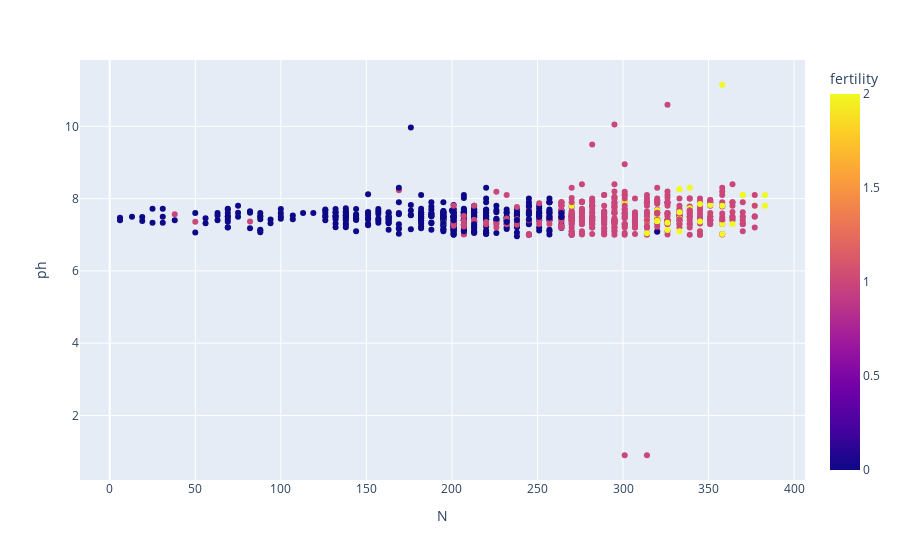

Notebook cell for this chart:
### Markdown cell above
# Analyze using plotly

### Code cell
# scatter plot N vs ph

fig = px.scatter(data, x='N', y='ph', color='fertility')
fig.show()
fig.write_image('scatterplot_N_vs_ph.jpg')

### Figure 1 — Plotly figure (JSON) as saved in the notebook; plotly's stock layout.template omitted (floating-point values rounded to 4 significant figures; data arrays with more than 128 entries replaced by an {"elided": "..."} marker saying what was removed)
{"data": [{"hovertemplate": "N=%{x}<br>ph=%{y}<br>fertility=%{marker.color}<extra></extra>", "legendgroup": "", "marker": {"color": {"elided": "880 int values"}, "coloraxis": "coloraxis", "symbol": "circle"}, "mode": "markers", "name": "", "orientation": "v", "showlegend": false, "type": "scatter", "x": {"elided": "880 int values"}, "xaxis": "x", "y": {"elided": "880 float values"}, "yaxis": "y"}], "layout": {"autosize": true, "coloraxis": {"colorbar": {"title": {"text": "fertility"}}, "colorscale": [[0, "#0d0887"], [0.1111, "#46039f"], [0.2222, "#7201a8"], [0.3333, "#9c179e"], [0.4444, "#bd3786"], [0.5556, "#d8576b"], [0.6667, "#ed7953"], [0.7778, "#fb9f3a"], [0.8889, "#fdca26"], [1, "#f0f921"]]}, "legend": {"tracegroupgap": 0}, "margin": {"t": 60}, "xaxis": {"anchor": "y", "autorange": true, "domain": [0, 1], "range": [-17.5, 406.5], "title": {"text": "N"}, "type": "linear"}, "yaxis": {"anchor": "x", "autorange": true, "domain": [0, 1], "range": [0.1064, 11.94], "title": {"text": "ph"}, "type": "linear"}}}
